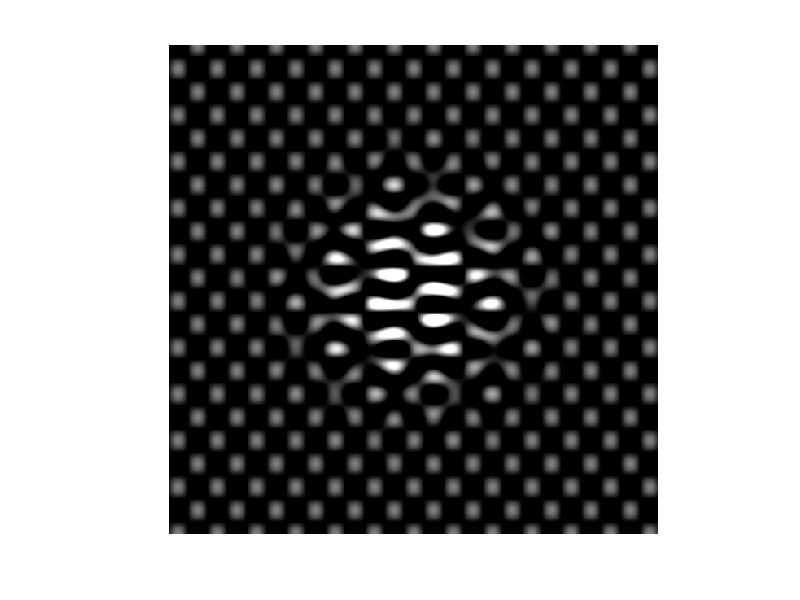
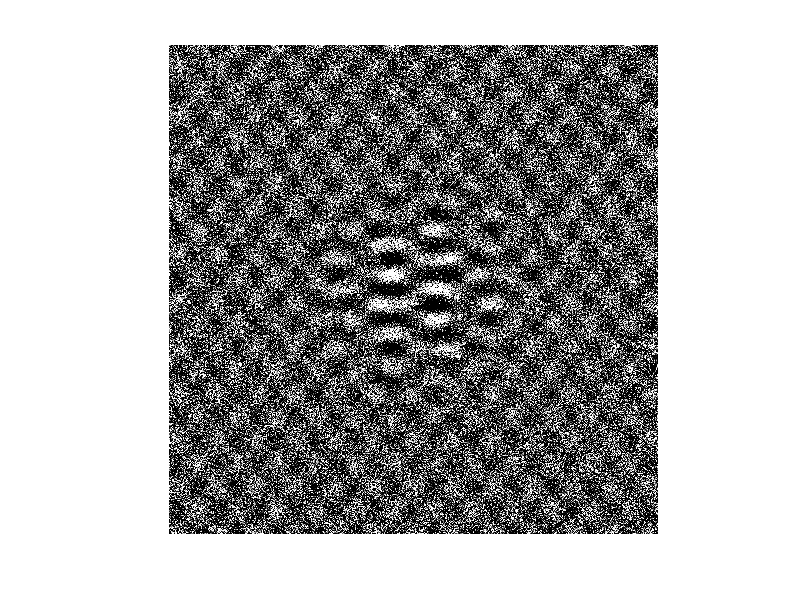
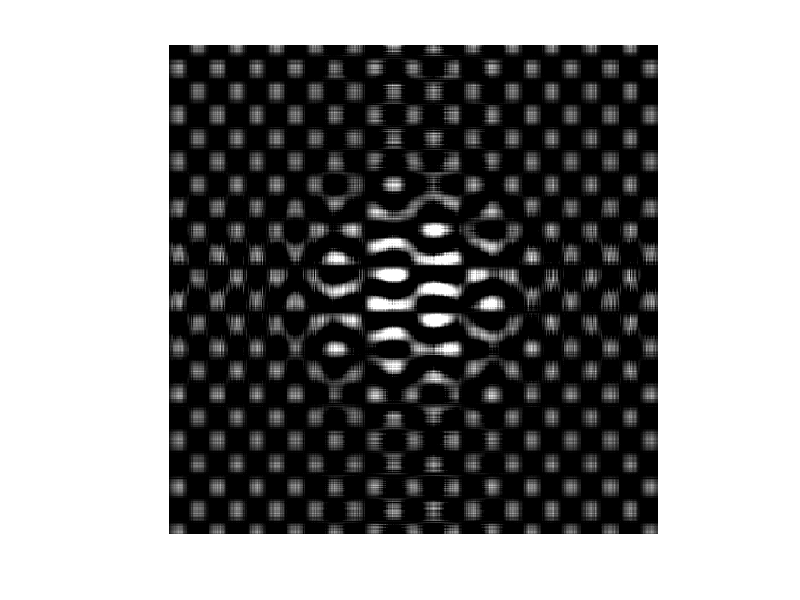
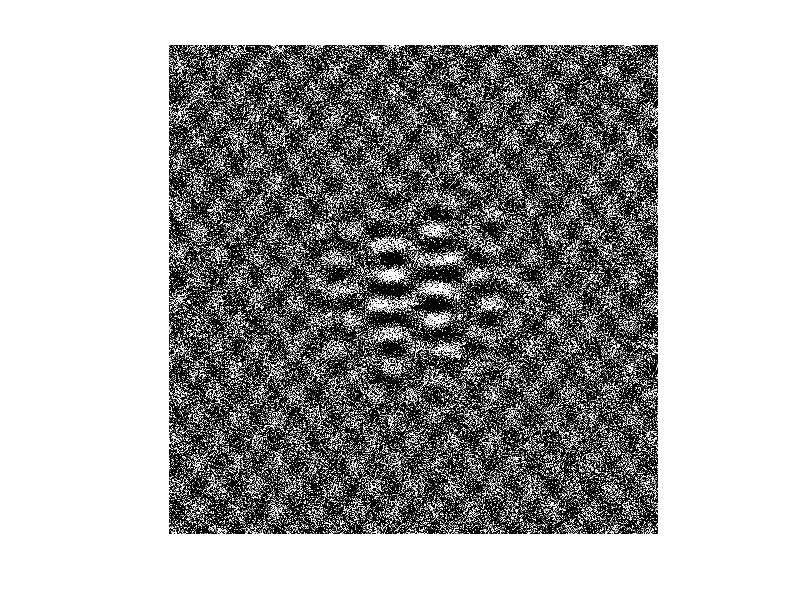

MATLAB code for these plots, in order:
clear all, close all, clc
t = (-3:.01:3)';
Utrue = [cos(17*t).*exp(-t.^2) sin(11*t)];
Strue = [2 0; 0 .5];
Vtrue = [sin(5*t).*exp(-t.^2) cos(13*t)];
X = Utrue*Strue*Vtrue';
figure, imshow(X);
%%
sigma = 1;
Xnoisy = X+sigma*randn(size(X));
figure, imshow(Xnoisy);
%%
[U,S,V] = svd(Xnoisy);
N = size(Xnoisy,1);
cutoff = (4/sqrt(3))*sqrt(N)*sigma; % Hard threshold
r = max(find(diag(S)>cutoff)); % Keep modes w/ sig > cutoff
Xclean = U(:,1:r)*S(1:r,1:r)*V(:,1:r)';
figure, imshow(Xclean)
%%
cdS = cumsum(diag(S))./sum(diag(S));  % Cumulative energy
r90 = min(find(cdS>0.90));  % Find r to capture 90% energy
X90 = U(:,1:r90)*S(1:r90,1:r90)*V(:,1:r90)';
figure, imshow(X90)
%% plot singular values
figure
semilogy(diag(S),'-ok','LineWidth',1.5)
hold on, grid on
semilogy(diag(S(1:r,1:r)),'or','LineWidth',1.5)
plot([-20 N+20],[cutoff cutoff],'r--','LineWidth',2)
axis([-10 610 .003 300])
rectangle('Position',[-5,20,100,200],'LineWidth',2,'LineStyle','--')
     
figure
semilogy(diag(S),'-ok','LineWidth',1.5)
hold on, grid on
semilogy(diag(S(1:r,1:r)),'or','LineWidth',1.5)
plot([-20 N+20],[cutoff cutoff],'r--','LineWidth',2)
axis([-5 100 20 200])
     
figure
plot(cdS,'-ok','LineWidth',1.5)
hold on, grid on
plot(cdS(1:r90),'ob','LineWidth',1.5)
plot(cdS(1:r),'or','LineWidth',1.5)
set(gca,'XTick',[0 300 r90 600],'YTick',[0 .5 0.9 1.0])
xlim([-10 610])
plot([r90 r90 -10],[0 0.9 0.9],'b--','LineWidth',1.5)